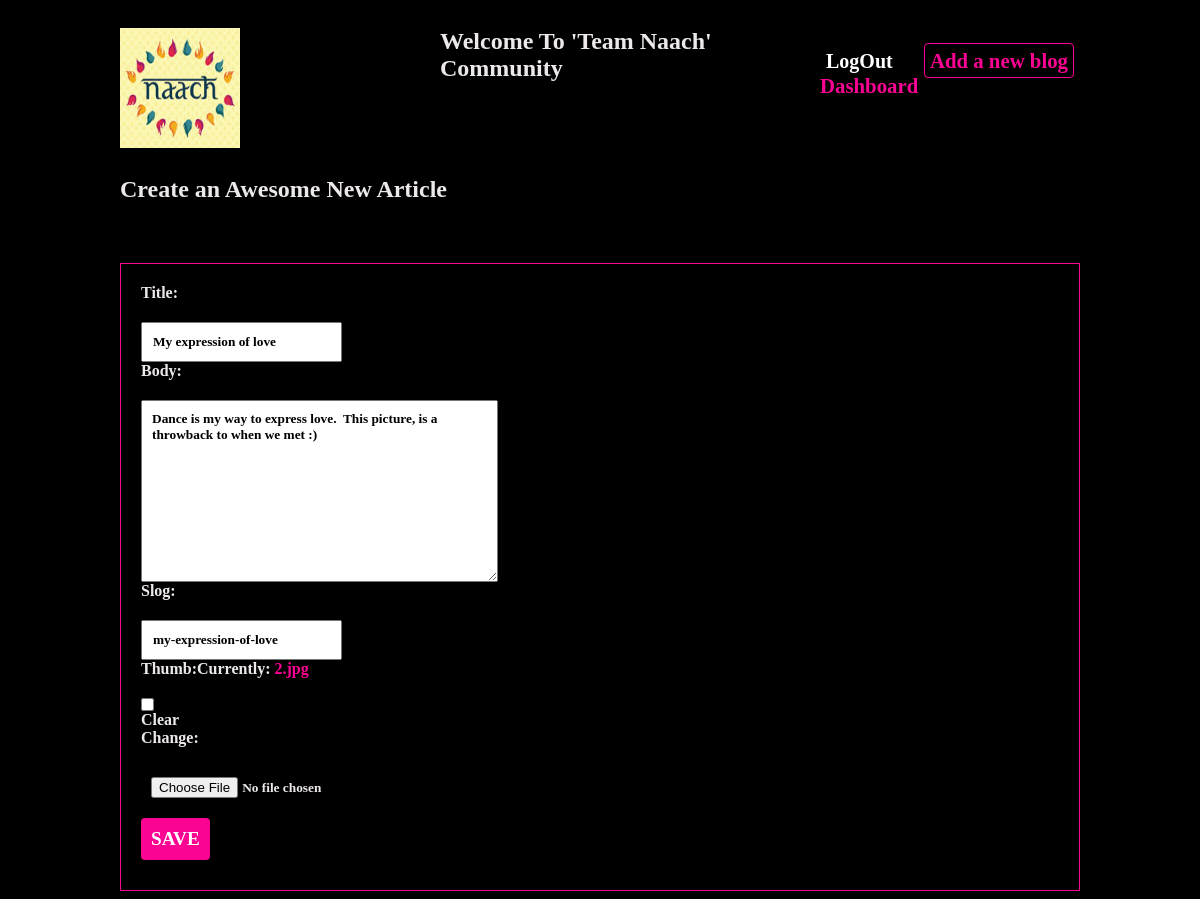
The page /articles/my-expression-of-love/edit/ (signed in) on the database its author committed.
### articles/models.py (models this page shows, shortened)
class Article(models.Model):
    title= models.CharField(max_length=140)
    slog=models.SlugField(max_length=250, unique=True)
    body=models.TextField()
    date= models.DateTimeField(auto_now_add=True)
    thumb=models.ImageField(default='default.jpg', blank=True)
    author= models.ForeignKey(User,default= None, on_delete=models.DO_NOTHING)

### articles/views.py (the view)
# urls.py: path('<slug:slog>/edit/', views.edit_post, name="edit"),
def edit_post(request, slog):
 template= 'articles/article_create.html'
 post= get_object_or_404(Article,slog=slog)
 if request.user==post.author:
    if request.method== 'POST':
        form= forms.CreateArticle(request.POST, request.FILES, instance=post)
        if form.is_valid():
            post= form.save(commit=False)
            post.author= request.user
            post.save()
            messages.success(request,"Your blog has been editted!")
            return redirect("detail", slog=post.slog)
    else:
        form=forms.CreateArticle(instance=post)
    return render(request, template,{'form':form})
 else:
     messages.success(request,"You can only edit your blogs!")
     return redirect("loggedin")

### articles/forms.py
class CreateArticle(forms.ModelForm):
    class Meta:
        model=models.Article
        fields=['title', 'body', 'slog', 'thumb']

### articles/templates/articles/article_create.html (shortened to what this page needs)
{% extends 'base_layout.html' %}
{% block content %}
 <div class="create-article">
    <h2>Create an Awesome New Article</h2>
      <form class="site-form" method="post" enctype="multipart/form-data">
       {{form}}
      <input type="submit" value="SAVE">
     </form>
 </div>
{% endblock %}

### assets/styles.css (style rules this page uses)
body { background-color:black; height=100%; background-repeat-y:no-repeat; color: #ede9eb; }
body * { font-family : cursive; font-weight: 600; }
h1,h2,h3,h4,h5 { font-weight: bold; margin:0; }
a,a:hover,a:visited { color: #fb0493; text-decoration: none; }
.site-form { margin-top: 60px; border: 1px solid #fb0493; padding: 20px; }
.site-form input, .site-form textarea { display:block; margin:20px 0 0 0; padding: 10px; }
.site-form input[type="submit"] { background: #fb0493; border: 0; color: #fff; font-size: 1.2em; border-radius:4px; margin: 10px 0; }

### rows shown on the page
Article: title "My expression of love", body "Dance is my way to express love. This picture, is a throwback to when we met :)", slog "my-expression-of-love"
